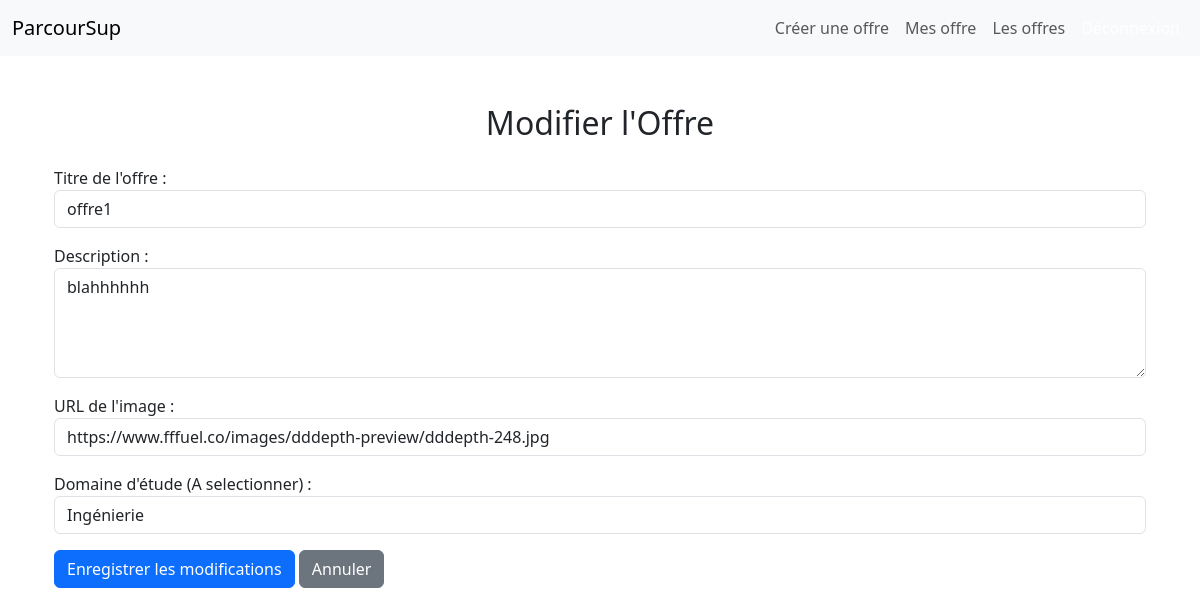
The app's page /offre/edit/1/ (signed in), older data.
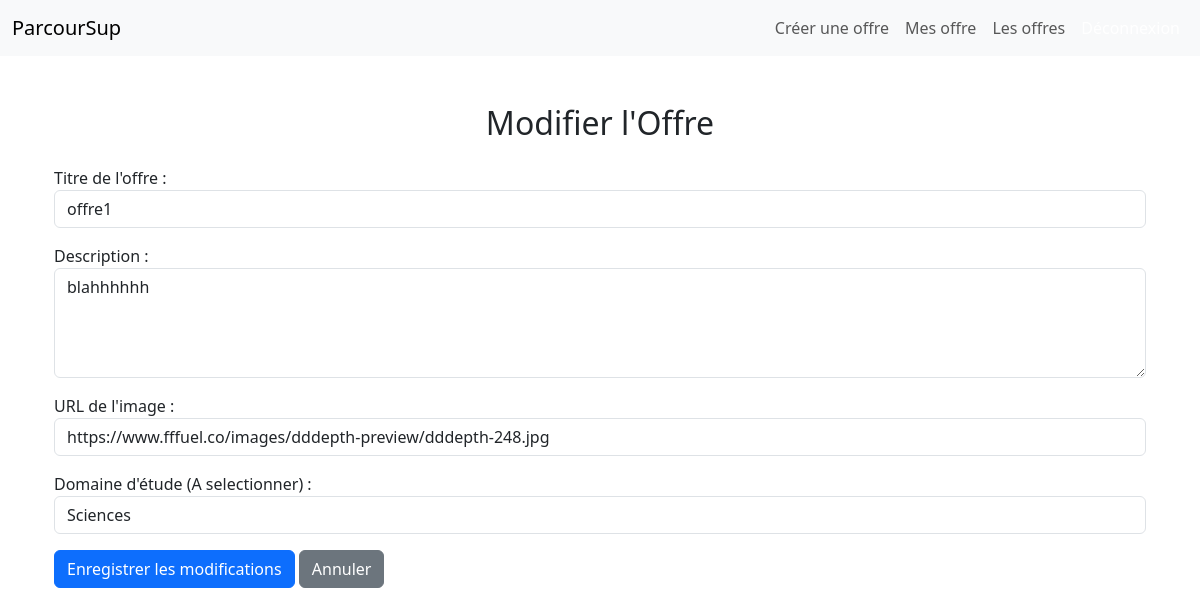
The same page, newer data.
### Parcoursup/models.py (models this page shows, shortened)
class Offer(models.Model):
    title = models.CharField(max_length=255)
    description = models.TextField()
    image_url = models.URLField(max_length=500)
    study_domain = models.CharField(
        max_length=50,
        choices=UserProfile.STUDY_DOMAINS,
        default='science'
    )
    added_by = models.ForeignKey(UserProfile, on_delete=models.CASCADE)

### Parcoursup/views_offre.py (the view)
# urls.py: path('offre/edit/<int:offer_id>/', views_offre.offre_edit, name='offre_edit'),  # Éditer une offre
@login_required
def offre_edit(request, offer_id):
    user_profile = request.user.userprofile
    offre = get_object_or_404(Offer, id=offer_id, added_by=user_profile)
    if request.method == 'POST':
        form = OfferForm(request.POST, instance=offre)
        if form.is_valid():
            form.save()
            return redirect('offre_show')  # Redirection vers la liste des offres de l'utilisateur
    else:
        form = OfferForm(instance=offre)
    context = {
        'form': form,
        'offre': offre
    }
    return render(request, 'offre_edit.html', context)

### Parcoursup/forms.py
class OfferForm(forms.ModelForm):
    class Meta:
        model = Offer
        fields = ['title', 'description', 'image_url', 'study_domain']
        labels = {
            'title': "Titre de l'offre ",
            'description': "Description ",
            'image_url': "URL de l'image ",
            'study_domain': "Domaine d'étude (A selectionner) ",
        }
        widgets = {
            'title': forms.TextInput(attrs={'class': 'form-control', 'placeholder': 'Titre de l\'offre'}),
            'description': forms.Textarea(attrs={'rows': 4, 'cols': 40, 'class': 'form-control', 'placeholder': 'Description de l\'offre'}),
            'image_url': forms.URLInput(attrs={'class': 'form-control', 'placeholder': 'https://example.com/image.jpg'}),
            'study_domain': forms.Select(attrs={'class': 'form-control'}),
        }

### Parcoursup/templates/offre_edit.html (shortened to what this page needs)
{% extends 'base.html' %}
{% block content %}
<div class="container my-5">
    <h2 class="text-center">Modifier l'Offre</h2>
    <form method="post" class="mt-4">
        {{ form.as_p }}
        <button type="submit" class="btn btn-primary">Enregistrer les modifications</button>
        <a href="{% url 'offre_show' %}" class="btn btn-secondary">Annuler</a>
    </form>
</div>
{% endblock %}

### Parcoursup/templates/base.html (shortened to what this page needs)
<!DOCTYPE html>
<html lang="fr">
<head>
    <link href="https://cdn.jsdelivr.net/npm/bootstrap@5.3.0-alpha1/dist/css/bootstrap.min.css" rel="stylesheet">
</head>
<body>
    {% include 'navbar.html' %}
    <div class="container mt-4">
        {% block content %}{% endblock %}
    </div>
</body>
</html>

### Parcoursup/templates/navbar.html (shortened to what this page needs)
<nav class="navbar navbar-expand-lg navbar-light bg-light">
    <div class="container-fluid">
        <a class="navbar-brand" href="{% url 'home' %}">ParcourSup</a>
        <div class="collapse navbar-collapse" id="navbarNav">
            <ul class="navbar-nav ms-auto">
                {% if user.is_authenticated %}
                    {% if user.userprofile.user_type == 'etablissement' %}
                        <li class="nav-item">
                            <a class="nav-link" href="{% url 'offre_create' %}">Créer une offre</a>
                        </li>
                        <li class="nav-item">
                            <a class="nav-link" href="{% url 'offre_show' %}">Mes offre</a>
                        </li>
                    {% endif %}
                    <li class="nav-item">
                        <a class="nav-link" href="{% url 'offre' %}">Les offres</a>
                    </li>
                    <li class="nav-item">
                        <a class="nav-link btn btn-danger text-white" href="{% url 'logout' %}">Déconnexion</a>
                    </li>
                {% else %}
                    <li class="nav-item">
                        <a class="nav-link" href="{% url 'login' %}">Connexion</a>
                    </li>
                {% endif %}
            </ul>
        </div>
    </div>
</nav>

Row changes from the older to the newer data that the page shows:
changed Offer "offre1": study_domain "Ingénierie" → "Sciences"
